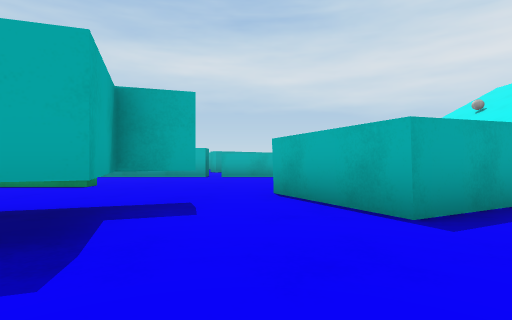
View 1 (above)

21 first-person views from a walk through a scene from a Unity 3-D project. The camera is 0.55 m above the floor, looks level and sees 80° across. The floor is counted in squares, 1 m on a side. Each view is taken from the middle of a square. On the plan, view 1 faces up. The plan holds only what a view shows up to about 9 squares ahead; the rest is blank. The place goes on beyond the plan. The player character is not drawn. Surface patterns are stand-ins for the level's own textures.

View 2
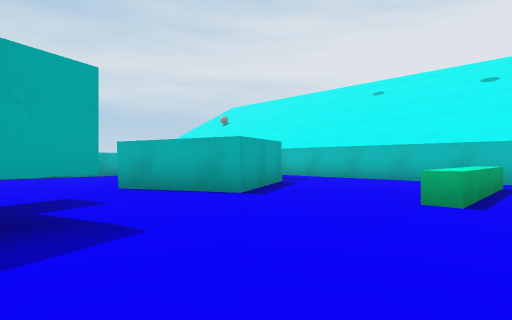

View 3
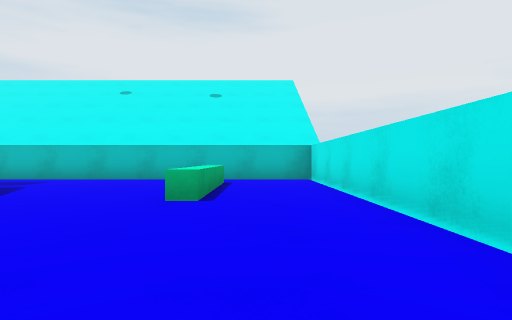

View 4
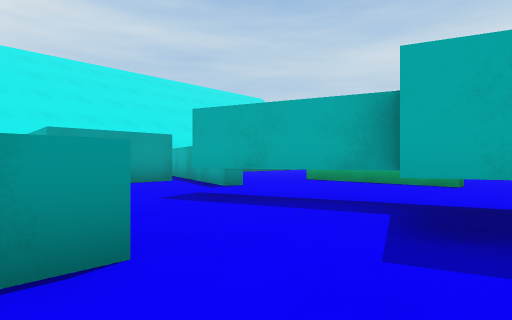

View 5
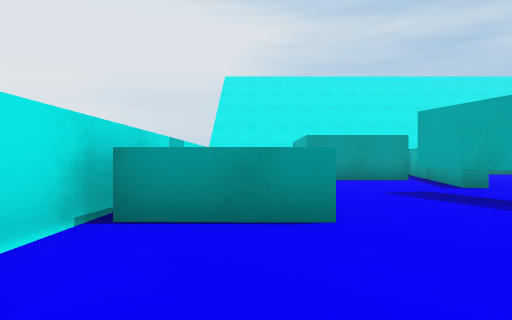

View 6
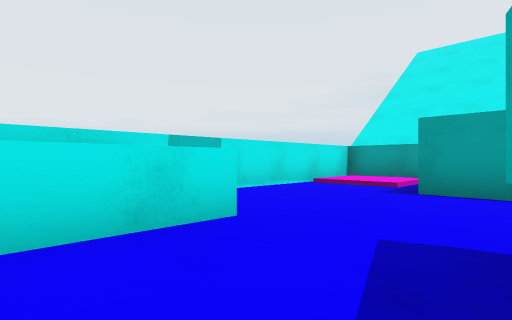

View 7
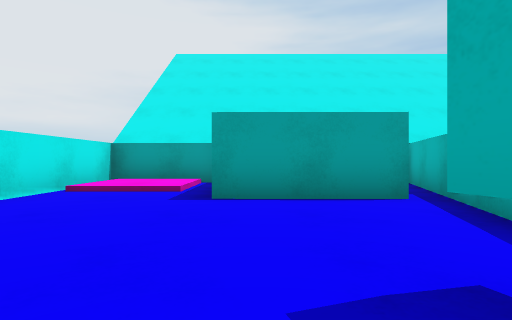

View 8
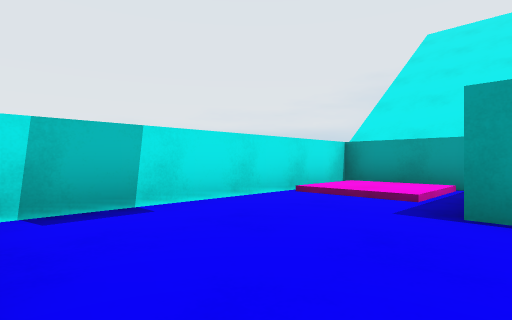

View 9
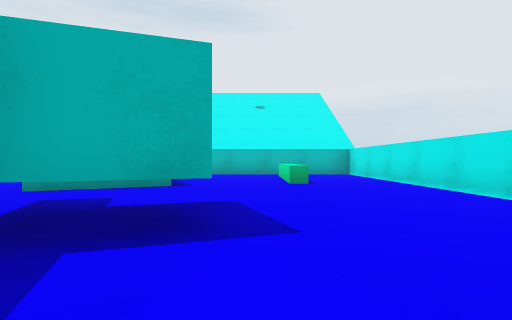

View 10
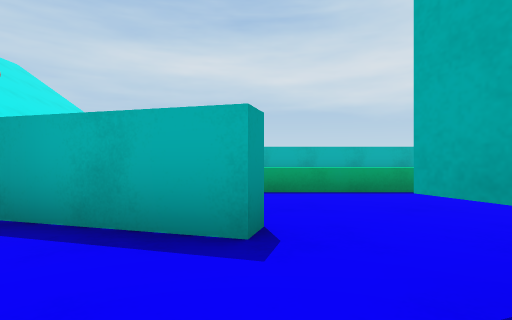

View 11
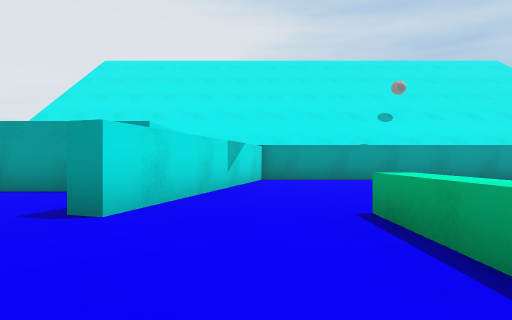

View 12
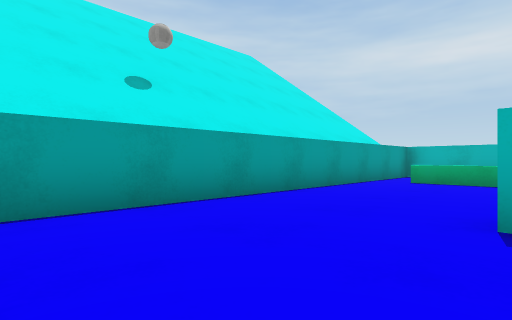

View 13
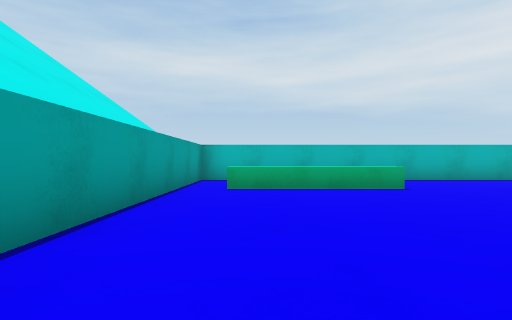

View 14
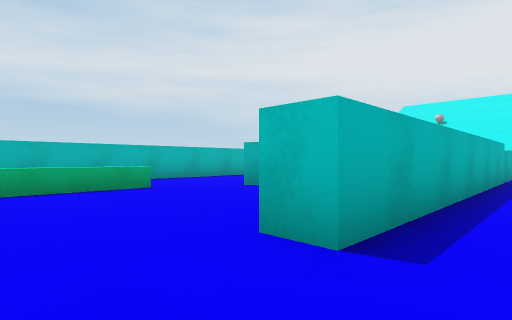

View 15
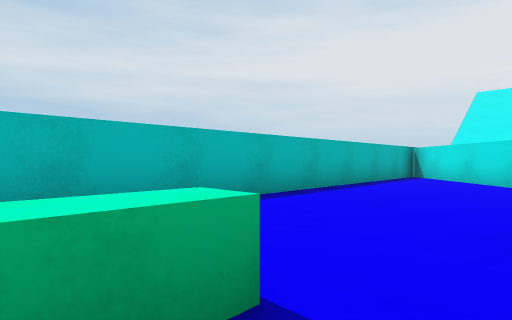

View 16
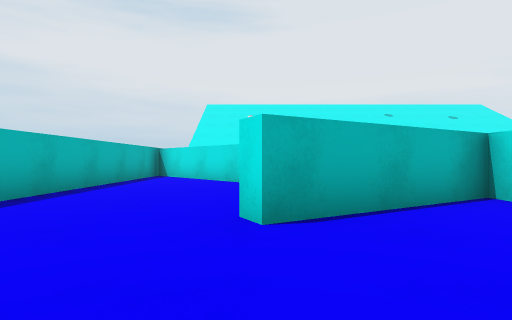

View 17
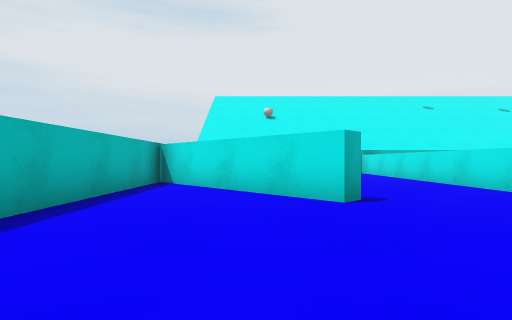

View 18
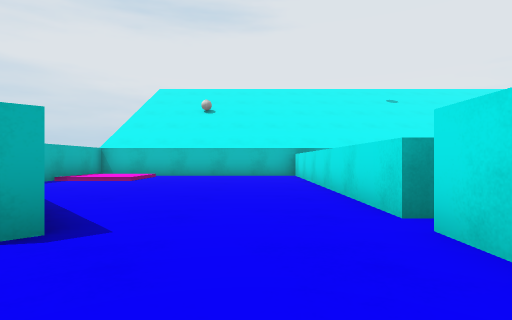

View 19
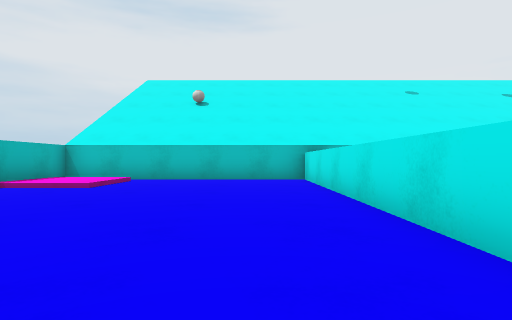

View 20
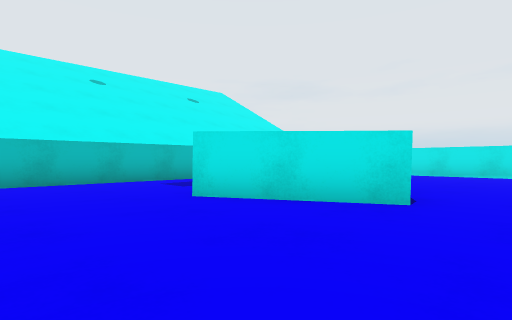

View 21
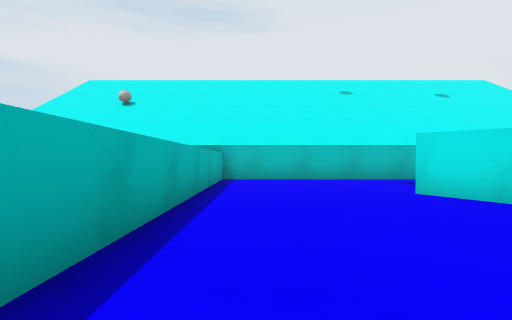

### Floor plan
Key: @ floor where view 1 was taken; # wall or solid block; x gap in a wall; . main floor; : floor 0.1 m higher than the main floor; / step, stairs or slope; ^ raised ledge; B cyan block; T thing the floor can be seen under or through.
Columns run from 13 left of view 1 to 7 right of it. Each row starts with its distance up from view 1.
 18 ###############  ####
 17 #.    ........##./:/#
 16 #.   ........##../:/#
 15 #.^^^.......##......#
 14 #......#...##.......#
 13 #......#............#
 12 #......##...........#
 11 #....  .##..........#
 10 #...########x########
  9 #....... ...........#
  8 #....    ...........#
  7 #....... ...........#
  6 #......^^^.....##...#
  5 ##............### ..#
  4  ###TT.....##.####..#
  3    #.TT..TTB...#....#
  2    #...TT.BBB.......#
  1    #................#
  0 #............@.^^^^.#
 -1 #::....BBB..........#
 -2 #::....  B..........#
 -3 #####################

Where each view was taken, in squares from view 1:
view 1: 0 up, 0 right, facing up
view 2: 1 down, 2 left, facing up-right
view 3: 1 down, 2 left, facing right
view 4: 1 down, 2 left, facing up-left
view 5: 1 down, 1 left, facing left
view 6: 2 up, 4 left, facing down-left
view 7: 1 up, 5 left, facing left
view 8: 1 up, 6 left, facing down-left
view 9: 1 up, 5 left, facing right
view 10: 1 up, 7 left, facing up
view 11: 5 up, 4 left, facing left
view 12: 7 up, 9 left, facing up-left
view 13: 9 up, 11 left, facing up
view 14: 9 up, 11 left, facing up-right
view 15: 14 up, 9 left, facing up-right
view 16: 14 up, 9 left, facing right
view 17: 15 up, 6 left, facing right
view 18: 12 up, 4 left, facing right
view 19: 12 up, 2 left, facing right
view 20: 9 up, 1 left, facing down-right
view 21: 9 up, 2 left, facing right
